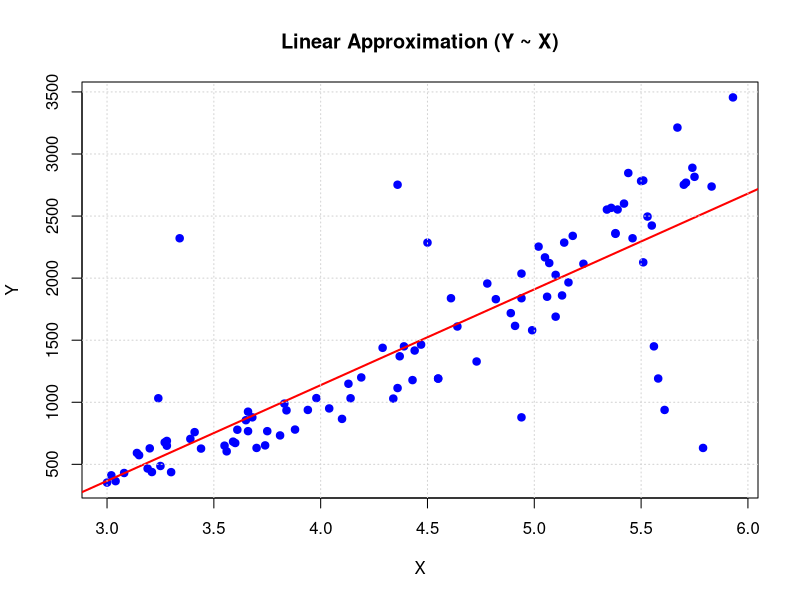
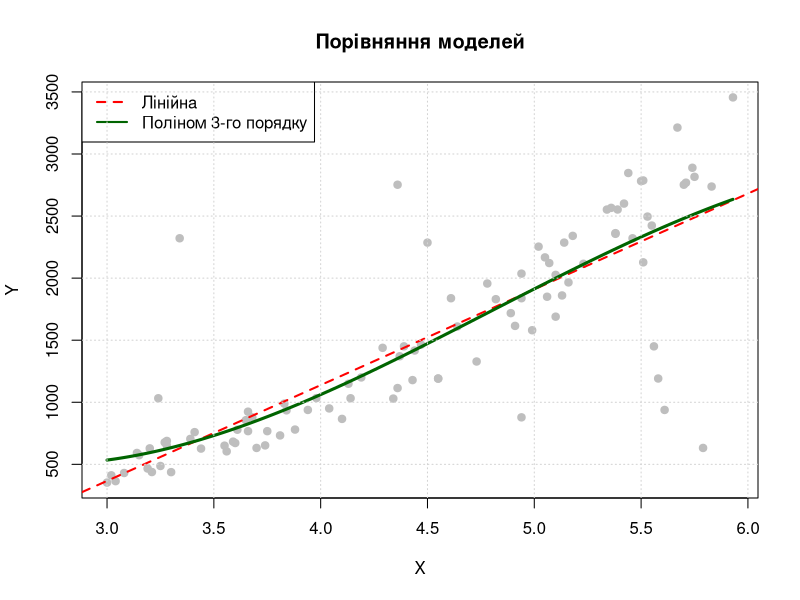

Recreate these plots in R, in order.
## ---- chunk 1
X <- c(
  5.06, 5.67, 3.04, 3.28, 3.25, 3.56, 5.44, 3.39, 3.21, 5.02,
  5.5, 3.59, 5.53, 4.37, 3.44, 4.04, 5.51, 5.75, 3.28, 4.99,
  3.19, 5.34, 4.94, 3.66, 5.38, 3.74, 5.1, 4.13, 3.98, 5.36,
  3.83, 3.81, 3.41, 5.38, 3.61, 5.74, 3.65, 5.18, 3.84, 5.42,
  5.51, 5.83, 4.43, 4.47, 4.64, 5.39, 3.55, 5.71, 5.07, 3.75,
  3.14, 3.02, 3.6, 4.78, 4.29, 4.55, 5.93, 4.34, 3.08, 3.66,
  4.82, 5.1, 4.91, 5.16, 5.23, 4.73, 5.05, 3.15, 5.55, 4.19,
  4.36, 3.2, 5.13, 3.88, 4.89, 3.0, 4.1, 4.44, 3.3, 3.27,
  5.46, 3.68, 4.94, 5.14, 3.94, 3.7, 4.39, 5.7, 4.14, 4.55,
  3.34, 4.94, 4.61, 4.5, 5.61, 5.79, 5.56, 4.36, 3.24, 5.58
)

Y <- c(
  1850.119024, 3212.759408, 364.60416, 650.06048, 486.75,
  604.62144, 2846.775744, 705.040085, 437.969615, 2253.759328,
  2781.625, 682.885906, 2495.800832, 1370.475248, 626.93376,
  950.349696, 2127.137314, 2816.0, 688.628032, 1580.260186,
  466.309344, 2552.26436, 2036.23556, 767.37844, 2356.95308,
  652.669936, 2026.265, 1149.075158, 1033.656672, 2566.13664,
  989.229505, 732.896315, 759.503936, 2362.33308, 778.784096,
  2888.96836, 855.586875, 2340.43668, 934.888256, 2600.461408,
  2786.693065, 2737.738105, 1178.655405, 1464.383968, 1610.279616,
  2552.793104, 650.54425, 2768.847776, 2121.531488, 767.28125,
  591.783104, 411.730512, 671.816, 1956.572832, 1438.650224,
  1190.42925, 3455.747055, 1029.806256, 430.373568, 924.231136,
  1830.422688, 1689.534, 1615.246765, 1965.553344, 2115.677472,
  1328.470238, 2167.034375, 573.818125, 2423.55425, 1200.049626,
  1114.59104, 628.808, 1860.460255, 780.13088, 1718.035904,
  353.0, 866.114, 1416.746176, 437.198, 676.885728, 2321.098704,
  878.59968, 1838.06676, 2286.14796, 938.20476, 632.122,
  1450.414585, 2752.368, 1032.391216, 1191.42925, 2321.098704,
  878.59968, 1838.06676, 2286.14796, 938.20476, 632.122,
  1450.414585, 2752.368, 1032.391216, 1191.42925
)

length(X); length(Y)

df <- data.frame(X = X, Y = Y)
head(df)
## ---- chunk 2
cat("=== LINEAR MODEL ANALYSIS ===\n")

lin_model <- lm(Y ~ X, data = df)
print(summary(lin_model))

plot(df$X, df$Y, pch = 19, col = "blue",
     main = "Linear Approximation (Y ~ X)",
     xlab = "X", ylab = "Y")
abline(lin_model, col = "red", lwd = 2)
grid()

# Перевірка залишків на нормальність
shapiro_res <- shapiro.test(residuals(lin_model))
cat("\nShapiro-Wilk test (Normality): p-value =", shapiro_res$p.value, "\n")

if (shapiro_res$p.value < 0.05) {
  cat("-> Residuals are NOT normal. Linear model is likely not adequate.\n")
} else {
  cat("-> Residuals are normal.\n")
}
## ---- chunk 3
cat("\n=== АНАЛІЗ ПОЛІНОМІАЛЬНОЇ МОДЕЛІ (Кубічна) ===\n")

poly_model <- lm(Y ~ X + I(X^2) + I(X^3), data = df)
print(summary(poly_model))

plot(df$X, df$Y, pch = 19, col = "gray",
     main = "Порівняння моделей",
     xlab = "X", ylab = "Y")

abline(lin_model, col = "red", lwd = 2, lty = 2)

x_seq  <- seq(min(df$X), max(df$X), length.out = 200)
y_pred <- predict(poly_model, newdata = data.frame(X = x_seq))
lines(x_seq, y_pred, col = "darkgreen", lwd = 3)

legend("topleft",
       legend = c("Лінійна", "Поліном 3-го порядку"),
       col = c("red", "darkgreen"),
       lty = c(2, 1),
       lwd = 2)

grid()
## ---- chunk 4
aic_lin  <- AIC(lin_model)
aic_poly <- AIC(poly_model)

cat("\n=== ПІДСУМОК ===\n")
cat("AIC Лінійної моделі:      ", aic_lin,  "\n")
cat("AIC Поліноміальної моделі:", aic_poly, "\n")

if (aic_poly < aic_lin - 10) {
  cat("РЕКОМЕНДАЦІЯ: Поліноміальна модель значно краща.\n")
  cat("Дані мають виражену нелінійну залежність.\n")
} else if (aic_poly < aic_lin) {
  cat("Поліноміальна модель дещо краща за лінійну.\n")
} else {
  cat("Лінійна модель є достатньо адекватною для опису залежності.\n")
}
